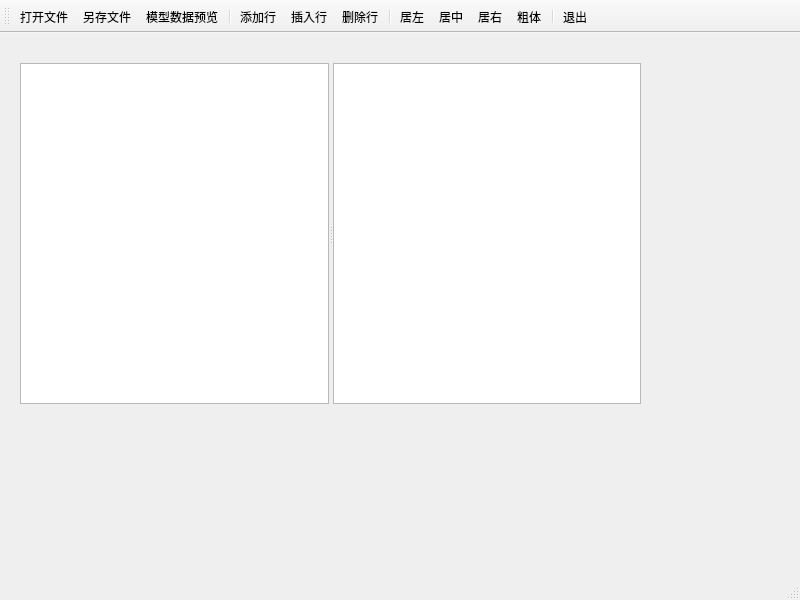
<?xml version="1.0" encoding="UTF-8"?>
<ui version="4.0">
 <class>MainWindow</class>
 <widget class="QMainWindow" name="MainWindow">
  <property name="geometry">
   <rect>
    <x>0</x>
    <y>0</y>
    <width>800</width>
    <height>600</height>
   </rect>
  </property>
  <property name="windowTitle">
   <string>MainWindow</string>
  </property>
  <widget class="QWidget" name="centralwidget">
   <widget class="QSplitter" name="splitter">
    <property name="geometry">
     <rect>
      <x>20</x>
      <y>30</y>
      <width>621</width>
      <height>341</height>
     </rect>
    </property>
    <property name="orientation">
     <enum>Qt::Horizontal</enum>
    </property>
    <widget class="QTableView" name="tableView"/>
    <widget class="QPlainTextEdit" name="plainTextEdit"/>
   </widget>
  </widget>
  <widget class="QMenuBar" name="menubar">
   <property name="geometry">
    <rect>
     <x>0</x>
     <y>0</y>
     <width>800</width>
     <height>17</height>
    </rect>
   </property>
  </widget>
  <widget class="QStatusBar" name="statusbar"/>
  <widget class="QToolBar" name="toolBar">
   <property name="windowTitle">
    <string>toolBar</string>
   </property>
   <attribute name="toolBarArea">
    <enum>TopToolBarArea</enum>
   </attribute>
   <attribute name="toolBarBreak">
    <bool>false</bool>
   </attribute>
   <addaction name="actOpen"/>
   <addaction name="actSave"/>
   <addaction name="actModelData"/>
   <addaction name="separator"/>
   <addaction name="actAppend"/>
   <addaction name="actInsert"/>
   <addaction name="actDelete"/>
   <addaction name="separator"/>
   <addaction name="actAlignLeft"/>
   <addaction name="actAlignCenter"/>
   <addaction name="actAlignRight"/>
   <addaction name="actFontBold"/>
   <addaction name="separator"/>
   <addaction name="actExit"/>
  </widget>
  <action name="actOpen">
   <property name="text">
    <string>打开文件</string>
   </property>
  </action>
  <action name="actSave">
   <property name="text">
    <string>另存文件</string>
   </property>
  </action>
  <action name="actAppend">
   <property name="text">
    <string>添加行</string>
   </property>
  </action>
  <action name="actInsert">
   <property name="text">
    <string>插入行</string>
   </property>
  </action>
  <action name="actDelete">
   <property name="text">
    <string>删除行</string>
   </property>
  </action>
  <action name="actExit">
   <property name="text">
    <string>退出</string>
   </property>
  </action>
  <action name="actModelData">
   <property name="text">
    <string>模型数据预览</string>
   </property>
  </action>
  <action name="actAlignLeft">
   <property name="text">
    <string>居左</string>
   </property>
  </action>
  <action name="actAlignRight">
   <property name="text">
    <string>居右</string>
   </property>
  </action>
  <action name="actAlignCenter">
   <property name="text">
    <string>居中</string>
   </property>
  </action>
  <action name="actFontBold">
   <property name="checkable">
    <bool>true</bool>
   </property>
   <property name="text">
    <string>粗体</string>
   </property>
  </action>
 </widget>
 <resources/>
 <connections>
  <connection>
   <sender>actExit</sender>
   <signal>triggered()</signal>
   <receiver>MainWindow</receiver>
   <slot>close()</slot>
   <hints>
    <hint type="sourcelabel">
     <x>-1</x>
     <y>-1</y>
    </hint>
    <hint type="destinationlabel">
     <x>399</x>
     <y>299</y>
    </hint>
   </hints>
  </connection>
 </connections>
</ui>
